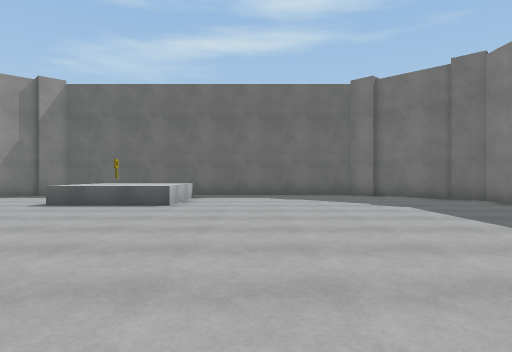
[1] (above)

12 first-person views from a walk through a 3-D level made in the Unity game engine. The camera is 1.2 m above the floor, looks level and sees 75° across. The floor is counted in squares, 2 m on a side. Each view is taken from the middle of a square. On the plan, view 1 faces up. The plan holds only what a view shows up to about 10 squares ahead; the rest is blank. Surface patterns are stand-ins for the level's own textures.

[2]
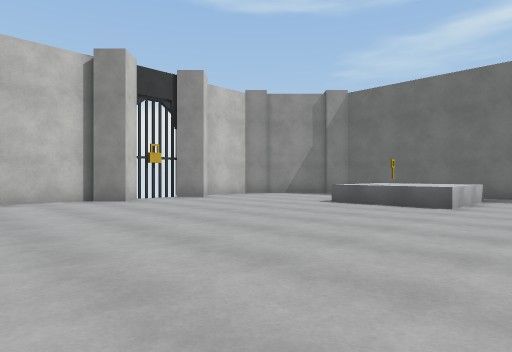

[3]
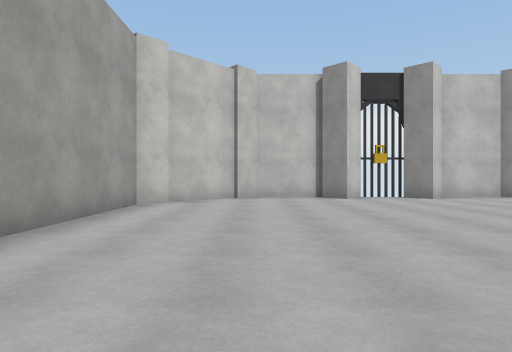

[4]
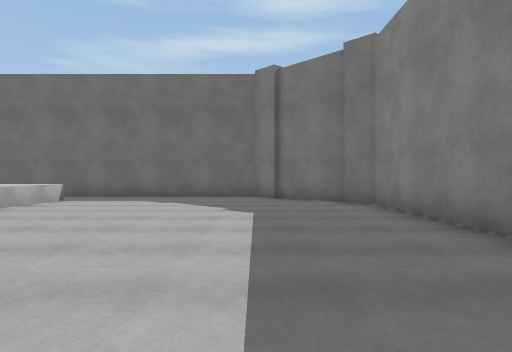

[5]
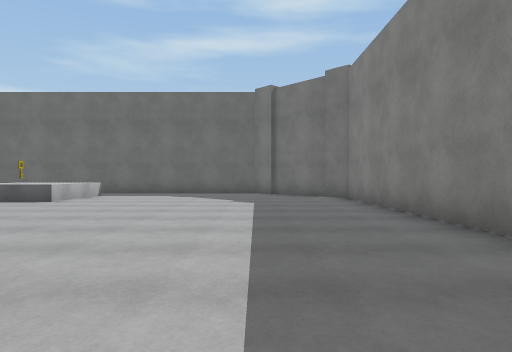

[6]
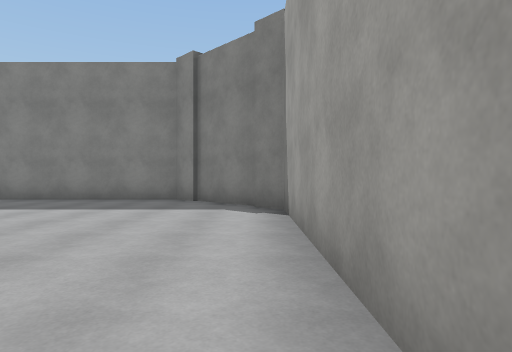

[7]
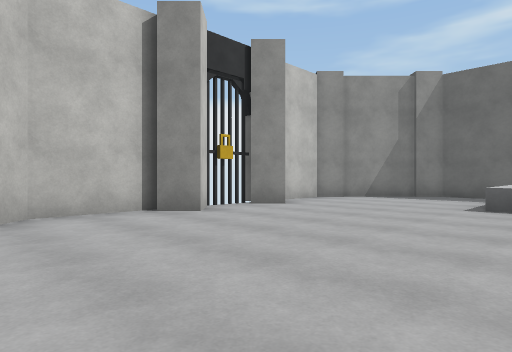

[8]
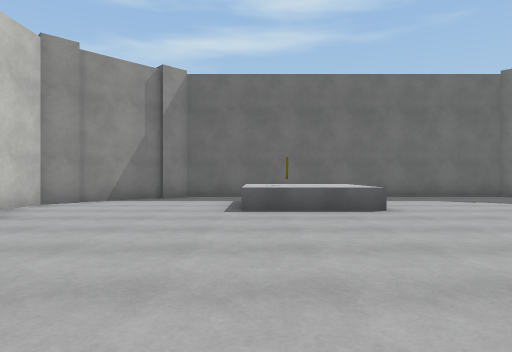

[9]
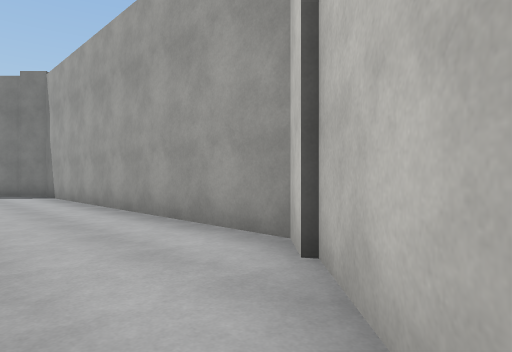

[10]
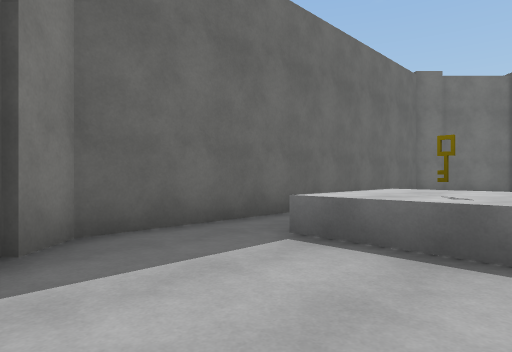

[11]
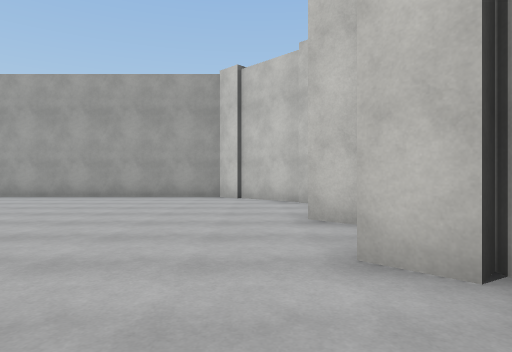

[12]
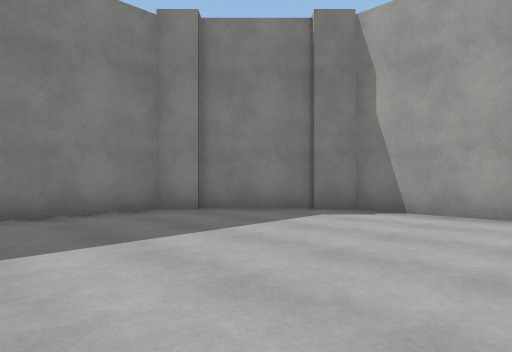

### Floor plan
Key: @ floor where view 1 was taken; # wall or solid block; . floor; ^ raised ledge; O other object.
Columns run from 9 left of view 1 to 6 right of it. Each row starts with its distance up from view 1.
 11   ############
 10  ##..........##
  9 ##...^^^......##
  8 #....^O^.......#
  7 #....^^^.......#
  6 ##.............#
  5 O..............#
  4 O..............#
  3 ##.............#
  2 #..............#
  1 #..............#
  0 ##.......@....##
 -1  ##..........##
 -2   ############

Positions as (right, up) in squares from view 1, and headings:
1: (0, 0), facing up
2: (0, 0), facing up-left
3: (1, 1), facing left
4: (3, 1), facing up
5: (3, -1), facing up
6: (-3, -1), facing right
7: (-3, 0), facing up-left
8: (-4, 1), facing up
9: (-8, 1), facing down-right
10: (-7, 7), facing up-right
11: (-7, 8), facing down
12: (0, 4), facing down-right
